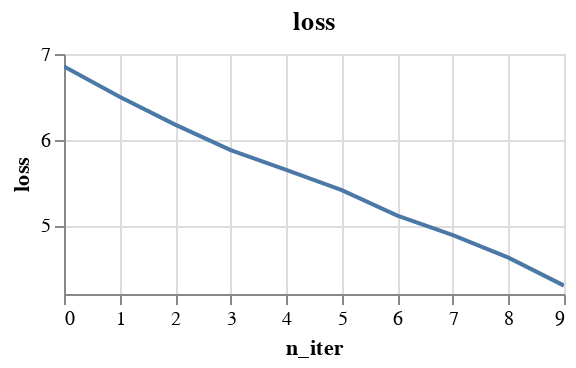

Write notebook code for a chart like this one.
### Code cell
k.plot_loss()

### Figure 1 — Vega-Lite specification as saved in the notebook (floating-point values rounded to 4 significant figures)
{"config": {"view": {"continuousWidth": 400, "continuousHeight": 300}}, "data": {"name": "data-a8720f44181607d6cdc8607378ed8fd5"}, "mark": "line", "encoding": {"x": {"field": "n_iter", "type": "quantitative"}, "y": {"field": "loss", "scale": {"zero": false}, "type": "quantitative"}}, "height": 120, "selection": {"selector001": {"type": "interval", "bind": "scales", "encodings": ["x"]}}, "title": "loss", "width": 250, "$schema": "https://vega.github.io/schema/vega-lite/v4.17.0.json", "datasets": {"data-a8720f44181607d6cdc8607378ed8fd5": [{"loss": 6.855, "n_iter": 0}, {"loss": 6.5, "n_iter": 1}, {"loss": 6.177, "n_iter": 2}, {"loss": 5.879, "n_iter": 3}, {"loss": 5.649, "n_iter": 4}, {"loss": 5.412, "n_iter": 5}, {"loss": 5.114, "n_iter": 6}, {"loss": 4.887, "n_iter": 7}, {"loss": 4.624, "n_iter": 8}, {"loss": 4.298, "n_iter": 9}]}}
